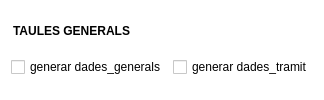
    <widget class="QFrame" name="frame_GENERALS">
     <property name="palette">
      <palette>
       <active>
        <colorrole role="Light">
         <brush brushstyle="SolidPattern">
          <color alpha="255">
           <red>255</red>
           <green>255</green>
           <blue>255</blue>
          </color>
         </brush>
        </colorrole>
        <colorrole role="Base">
         <brush brushstyle="SolidPattern">
          <color alpha="255">
           <red>255</red>
           <green>255</green>
           <blue>255</blue>
          </color>
         </brush>
        </colorrole>
        <colorrole role="Window">
         <brush brushstyle="SolidPattern">
          <color alpha="255">
           <red>255</red>
           <green>255</green>
           <blue>255</blue>
          </color>
         </brush>
        </colorrole>
        <colorrole role="Shadow">
         <brush brushstyle="SolidPattern">
          <color alpha="255">
           <red>255</red>
           <green>255</green>
           <blue>255</blue>
          </color>
         </brush>
        </colorrole>
        <colorrole role="AlternateBase">
         <brush brushstyle="SolidPattern">
          <color alpha="255">
           <red>255</red>
           <green>255</green>
           <blue>255</blue>
          </color>
         </brush>
        </colorrole>
       </active>
       <inactive>
        <colorrole role="Light">
         <brush brushstyle="SolidPattern">
          <color alpha="255">
           <red>255</red>
           <green>255</green>
           <blue>255</blue>
          </color>
         </brush>
        </colorrole>
        <colorrole role="Base">
         <brush brushstyle="SolidPattern">
          <color alpha="255">
           <red>255</red>
           <green>255</green>
           <blue>255</blue>
          </color>
         </brush>
        </colorrole>
        <colorrole role="Window">
         <brush brushstyle="SolidPattern">
          <color alpha="255">
           <red>255</red>
           <green>255</green>
           <blue>255</blue>
          </color>
         </brush>
        </colorrole>
        <colorrole role="Shadow">
         <brush brushstyle="SolidPattern">
          <color alpha="255">
           <red>255</red>
           <green>255</green>
           <blue>255</blue>
          </color>
         </brush>
        </colorrole>
        <colorrole role="AlternateBase">
         <brush brushstyle="SolidPattern">
          <color alpha="255">
           <red>255</red>
           <green>255</green>
           <blue>255</blue>
          </color>
         </brush>
        </colorrole>
       </inactive>
       <disabled>
        <colorrole role="Light">
         <brush brushstyle="SolidPattern">
          <color alpha="255">
           <red>255</red>
           <green>255</green>
           <blue>255</blue>
          </color>
         </brush>
        </colorrole>
        <colorrole role="Base">
         <brush brushstyle="SolidPattern">
          <color alpha="255">
           <red>255</red>
           <green>255</green>
           <blue>255</blue>
          </color>
         </brush>
        </colorrole>
        <colorrole role="Window">
         <brush brushstyle="SolidPattern">
          <color alpha="255">
           <red>255</red>
           <green>255</green>
           <blue>255</blue>
          </color>
         </brush>
        </colorrole>
        <colorrole role="Shadow">
         <brush brushstyle="SolidPattern">
          <color alpha="255">
           <red>255</red>
           <green>255</green>
           <blue>255</blue>
          </color>
         </brush>
        </colorrole>
        <colorrole role="AlternateBase">
         <brush brushstyle="SolidPattern">
          <color alpha="255">
           <red>255</red>
           <green>255</green>
           <blue>255</blue>
          </color>
         </brush>
        </colorrole>
       </disabled>
      </palette>
     </property>
     <property name="autoFillBackground">
      <bool>true</bool>
     </property>
     <property name="frameShape">
      <enum>QFrame::NoFrame</enum>
     </property>
     <property name="frameShadow">
      <enum>QFrame::Plain</enum>
     </property>
     <property name="lineWidth">
      <number>1</number>
     </property>
     <layout class="QVBoxLayout" name="verticalLayout_7">
      <item>
       <widget class="QLineEdit" name="lineEdit_2">
        <property name="font">
         <font>
          <pointsize>9</pointsize>
          <weight>75</weight>
          <bold>true</bold>
         </font>
        </property>
        <property name="text">
         <string>TAULES GENERALS</string>
        </property>
        <property name="frame">
         <bool>false</bool>
        </property>
        <property name="readOnly">
         <bool>true</bool>
        </property>
       </widget>
      </item>
      <item>
       <layout class="QHBoxLayout" name="horizontalLayout">
        <item>
         <widget class="QCheckBox" name="checkBox_generals">
          <property name="text">
           <string>generar dades_generals</string>
          </property>
         </widget>
        </item>
        <item>
         <widget class="QCheckBox" name="checkBox_tramit">
          <property name="text">
           <string>generar dades_tramit</string>
          </property>
         </widget>
        </item>
       </layout>
      </item>
     </layout>
    </widget>
